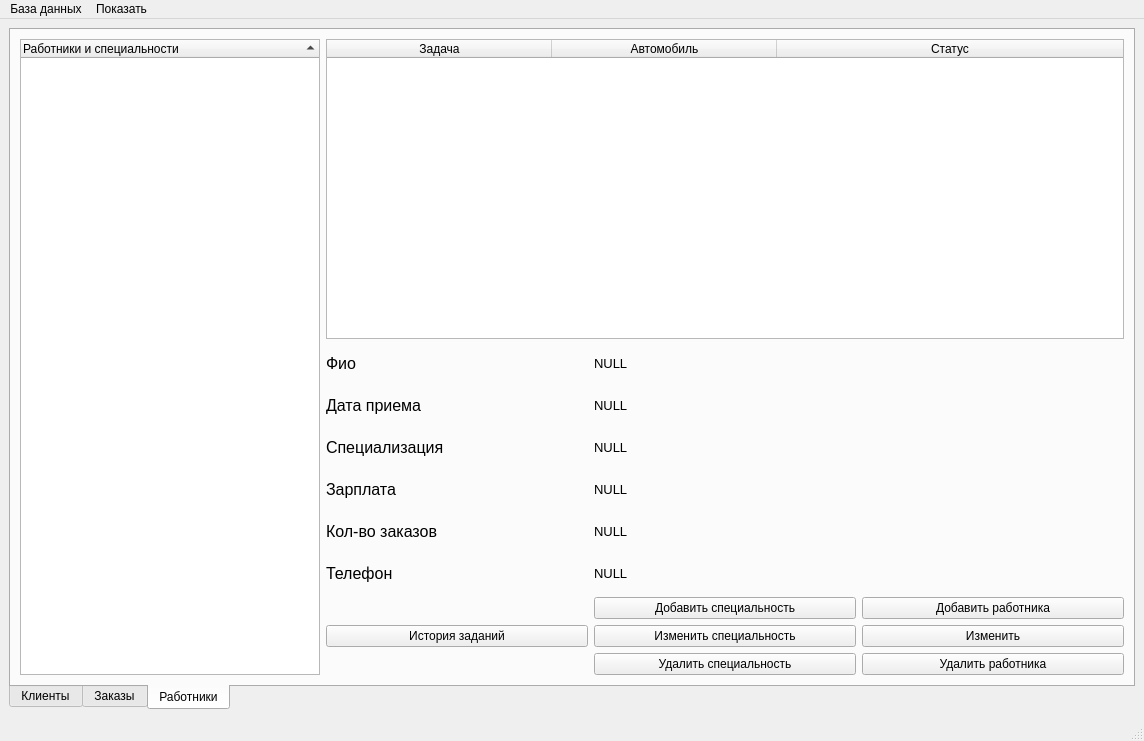
<?xml version="1.0" encoding="UTF-8"?>
<ui version="4.0">
 <class>MainWindow</class>
 <widget class="QMainWindow" name="MainWindow">
  <property name="geometry">
   <rect>
    <x>0</x>
    <y>0</y>
    <width>1144</width>
    <height>741</height>
   </rect>
  </property>
  <property name="windowTitle">
   <string>Izbushka</string>
  </property>
  <property name="tabShape">
   <enum>QTabWidget::Rounded</enum>
  </property>
  <widget class="QWidget" name="centralwidget">
   <layout class="QGridLayout" name="gridLayout_4">
    <item row="0" column="0">
     <widget class="QTabWidget" name="tabWidget">
      <property name="layoutDirection">
       <enum>Qt::LeftToRight</enum>
      </property>
      <property name="tabPosition">
       <enum>QTabWidget::South</enum>
      </property>
      <property name="tabShape">
       <enum>QTabWidget::Rounded</enum>
      </property>
      <property name="currentIndex">
       <number>2</number>
      </property>
      <property name="elideMode">
       <enum>Qt::ElideNone</enum>
      </property>
      <widget class="QWidget" name="tab_2">
       <attribute name="title">
        <string>Клиенты</string>
       </attribute>
       <layout class="QGridLayout" name="gridLayout_3">
        <item row="0" column="0" rowspan="5">
         <widget class="QTreeWidget" name="clientTree">
          <property name="autoFillBackground">
           <bool>true</bool>
          </property>
          <property name="styleSheet">
           <string notr="true"/>
          </property>
          <column>
           <property name="text">
            <string notr="true">Клиенты</string>
           </property>
          </column>
         </widget>
        </item>
        <item row="0" column="1" colspan="3">
         <widget class="QTableWidget" name="clientTable">
          <property name="minimumSize">
           <size>
            <width>600</width>
            <height>250</height>
           </size>
          </property>
          <property name="maximumSize">
           <size>
            <width>16777215</width>
            <height>16777215</height>
           </size>
          </property>
          <property name="sizeAdjustPolicy">
           <enum>QAbstractScrollArea::AdjustToContentsOnFirstShow</enum>
          </property>
          <property name="editTriggers">
           <set>QAbstractItemView::NoEditTriggers</set>
          </property>
          <property name="selectionBehavior">
           <enum>QAbstractItemView::SelectRows</enum>
          </property>
          <property name="gridStyle">
           <enum>Qt::SolidLine</enum>
          </property>
          <property name="sortingEnabled">
           <bool>true</bool>
          </property>
          <attribute name="horizontalHeaderCascadingSectionResizes">
           <bool>false</bool>
          </attribute>
          <attribute name="horizontalHeaderDefaultSectionSize">
           <number>175</number>
          </attribute>
          <attribute name="horizontalHeaderShowSortIndicator" stdset="0">
           <bool>true</bool>
          </attribute>
          <attribute name="horizontalHeaderStretchLastSection">
           <bool>true</bool>
          </attribute>
          <attribute name="verticalHeaderShowSortIndicator" stdset="0">
           <bool>false</bool>
          </attribute>
          <attribute name="verticalHeaderStretchLastSection">
           <bool>false</bool>
          </attribute>
          <column>
           <property name="text">
            <string>Марка</string>
           </property>
          </column>
          <column>
           <property name="text">
            <string>Модель</string>
           </property>
          </column>
          <column>
           <property name="text">
            <string>Гос номер</string>
           </property>
          </column>
         </widget>
        </item>
        <item row="1" column="1">
         <layout class="QVBoxLayout" name="verticalLayout_6">
          <item>
           <widget class="QLabel" name="label_7">
            <property name="font">
             <font>
              <pointsize>10</pointsize>
              <weight>50</weight>
              <italic>false</italic>
              <bold>false</bold>
              <underline>false</underline>
             </font>
            </property>
            <property name="text">
             <string>Фио</string>
            </property>
            <property name="textFormat">
             <enum>Qt::AutoText</enum>
            </property>
           </widget>
          </item>
          <item>
           <widget class="QLabel" name="label_12">
            <property name="font">
             <font>
              <pointsize>10</pointsize>
             </font>
            </property>
            <property name="text">
             <string>Телефон</string>
            </property>
           </widget>
          </item>
          <item>
           <widget class="QLabel" name="label_8">
            <property name="font">
             <font>
              <pointsize>10</pointsize>
              <kerning>true</kerning>
             </font>
            </property>
            <property name="text">
             <string>Кол-во заказов за все время</string>
            </property>
            <property name="scaledContents">
             <bool>false</bool>
            </property>
            <property name="wordWrap">
             <bool>false</bool>
            </property>
           </widget>
          </item>
         </layout>
        </item>
        <item row="1" column="2" colspan="2">
         <layout class="QVBoxLayout" name="verticalLayout_7">
          <item>
           <widget class="QLabel" name="fioCli">
            <property name="font">
             <font>
              <pointsize>10</pointsize>
             </font>
            </property>
            <property name="text">
             <string>NULL</string>
            </property>
           </widget>
          </item>
          <item>
           <widget class="QLabel" name="phoneCli">
            <property name="font">
             <font>
              <pointsize>10</pointsize>
             </font>
            </property>
            <property name="text">
             <string>NULL</string>
            </property>
           </widget>
          </item>
          <item>
           <widget class="QLabel" name="ordersCli">
            <property name="font">
             <font>
              <pointsize>10</pointsize>
             </font>
            </property>
            <property name="text">
             <string>NULL</string>
            </property>
           </widget>
          </item>
         </layout>
        </item>
        <item row="2" column="3">
         <widget class="QPushButton" name="addCust">
          <property name="text">
           <string>Добавить клиента</string>
          </property>
         </widget>
        </item>
        <item row="3" column="3">
         <widget class="QPushButton" name="changeCust">
          <property name="text">
           <string>Изменить клиента</string>
          </property>
         </widget>
        </item>
        <item row="4" column="3">
         <widget class="QPushButton" name="delCust">
          <property name="text">
           <string>Удалить клиента</string>
          </property>
         </widget>
        </item>
        <item row="2" column="1">
         <widget class="QPushButton" name="addZakaz">
          <property name="text">
           <string>Добавить заказ</string>
          </property>
         </widget>
        </item>
       </layout>
      </widget>
      <widget class="QWidget" name="tab">
       <attribute name="title">
        <string>Заказы</string>
       </attribute>
       <layout class="QGridLayout" name="gridLayout">
        <item row="0" column="0">
         <widget class="QTreeWidget" name="uslugiTree">
          <property name="maximumSize">
           <size>
            <width>300</width>
            <height>16777215</height>
           </size>
          </property>
          <property name="autoFillBackground">
           <bool>true</bool>
          </property>
          <property name="styleSheet">
           <string notr="true"/>
          </property>
          <property name="sortingEnabled">
           <bool>true</bool>
          </property>
          <column>
           <property name="text">
            <string notr="true">Услуги</string>
           </property>
          </column>
         </widget>
        </item>
        <item row="2" column="1">
         <widget class="QPushButton" name="getZakazInfo">
          <property name="text">
           <string>Детали задания</string>
          </property>
         </widget>
        </item>
        <item row="3" column="2">
         <widget class="QPushButton" name="delUsluga">
          <property name="text">
           <string>Удалить услугу</string>
          </property>
         </widget>
        </item>
        <item row="1" column="1">
         <widget class="QPushButton" name="addTimetable">
          <property name="text">
           <string>Добавить задание</string>
          </property>
         </widget>
        </item>
        <item row="0" column="1" colspan="2">
         <widget class="QTreeWidget" name="specTable">
          <property name="minimumSize">
           <size>
            <width>0</width>
            <height>0</height>
           </size>
          </property>
          <column>
           <property name="text">
            <string notr="true">Дата</string>
           </property>
          </column>
          <column>
           <property name="text">
            <string>Время</string>
           </property>
          </column>
          <column>
           <property name="text">
            <string>Номер авто</string>
           </property>
          </column>
          <column>
           <property name="text">
            <string>Марка и модель</string>
           </property>
          </column>
          <column>
           <property name="text">
            <string>Работник</string>
           </property>
          </column>
          <column>
           <property name="text">
            <string>Код расписания</string>
           </property>
          </column>
         </widget>
        </item>
        <item row="1" column="2">
         <widget class="QPushButton" name="addUsluga">
          <property name="text">
           <string>Добавить услугу</string>
          </property>
         </widget>
        </item>
        <item row="2" column="2">
         <widget class="QPushButton" name="changeUsluga">
          <property name="text">
           <string>Изменить </string>
          </property>
         </widget>
        </item>
        <item row="3" column="1">
         <widget class="QPushButton" name="delTimetable">
          <property name="text">
           <string>Удалить задание</string>
          </property>
         </widget>
        </item>
       </layout>
      </widget>
      <widget class="QWidget" name="tab_3">
       <attribute name="title">
        <string>Работники</string>
       </attribute>
       <layout class="QGridLayout" name="gridLayout_2">
        <item row="0" column="0" rowspan="5">
         <widget class="QTreeWidget" name="emplTree">
          <property name="maximumSize">
           <size>
            <width>300</width>
            <height>16777215</height>
           </size>
          </property>
          <property name="sortingEnabled">
           <bool>true</bool>
          </property>
          <property name="allColumnsShowFocus">
           <bool>true</bool>
          </property>
          <attribute name="headerHighlightSections">
           <bool>true</bool>
          </attribute>
          <attribute name="headerShowSortIndicator" stdset="0">
           <bool>true</bool>
          </attribute>
          <column>
           <property name="text">
            <string notr="true">Работники и специальности</string>
           </property>
          </column>
         </widget>
        </item>
        <item row="0" column="1" colspan="3">
         <widget class="QTableWidget" name="tasksTable">
          <property name="maximumSize">
           <size>
            <width>16777215</width>
            <height>300</height>
           </size>
          </property>
          <property name="editTriggers">
           <set>QAbstractItemView::NoEditTriggers</set>
          </property>
          <property name="selectionBehavior">
           <enum>QAbstractItemView::SelectRows</enum>
          </property>
          <property name="sortingEnabled">
           <bool>true</bool>
          </property>
          <attribute name="horizontalHeaderCascadingSectionResizes">
           <bool>false</bool>
          </attribute>
          <attribute name="horizontalHeaderDefaultSectionSize">
           <number>225</number>
          </attribute>
          <attribute name="horizontalHeaderShowSortIndicator" stdset="0">
           <bool>true</bool>
          </attribute>
          <attribute name="horizontalHeaderStretchLastSection">
           <bool>true</bool>
          </attribute>
          <attribute name="verticalHeaderCascadingSectionResizes">
           <bool>false</bool>
          </attribute>
          <attribute name="verticalHeaderShowSortIndicator" stdset="0">
           <bool>false</bool>
          </attribute>
          <column>
           <property name="text">
            <string>Задача</string>
           </property>
          </column>
          <column>
           <property name="text">
            <string>Автомобиль</string>
           </property>
          </column>
          <column>
           <property name="text">
            <string>Статус</string>
           </property>
          </column>
         </widget>
        </item>
        <item row="1" column="1">
         <layout class="QVBoxLayout" name="verticalLayout_2">
          <item>
           <widget class="QLabel" name="label">
            <property name="font">
             <font>
              <pointsize>12</pointsize>
              <weight>50</weight>
              <italic>false</italic>
              <bold>false</bold>
              <underline>false</underline>
             </font>
            </property>
            <property name="text">
             <string>Фио</string>
            </property>
            <property name="textFormat">
             <enum>Qt::AutoText</enum>
            </property>
           </widget>
          </item>
          <item>
           <widget class="QLabel" name="label_3">
            <property name="font">
             <font>
              <pointsize>12</pointsize>
              <weight>50</weight>
              <italic>false</italic>
              <bold>false</bold>
              <underline>false</underline>
             </font>
            </property>
            <property name="text">
             <string>Дата приема</string>
            </property>
            <property name="textFormat">
             <enum>Qt::AutoText</enum>
            </property>
           </widget>
          </item>
          <item>
           <widget class="QLabel" name="label_4">
            <property name="font">
             <font>
              <pointsize>12</pointsize>
             </font>
            </property>
            <property name="text">
             <string>Специализация</string>
            </property>
           </widget>
          </item>
          <item>
           <widget class="QLabel" name="label_5">
            <property name="font">
             <font>
              <pointsize>12</pointsize>
             </font>
            </property>
            <property name="text">
             <string>Зарплата</string>
            </property>
           </widget>
          </item>
          <item>
           <widget class="QLabel" name="label_6">
            <property name="font">
             <font>
              <pointsize>12</pointsize>
             </font>
            </property>
            <property name="text">
             <string>Кол-во заказов</string>
            </property>
           </widget>
          </item>
          <item>
           <widget class="QLabel" name="label_2">
            <property name="font">
             <font>
              <pointsize>12</pointsize>
             </font>
            </property>
            <property name="text">
             <string>Телефон</string>
            </property>
           </widget>
          </item>
         </layout>
        </item>
        <item row="1" column="2" colspan="2">
         <layout class="QVBoxLayout" name="verticalLayout_3">
          <item>
           <widget class="QLabel" name="fioLab">
            <property name="font">
             <font>
              <pointsize>10</pointsize>
             </font>
            </property>
            <property name="text">
             <string>NULL</string>
            </property>
           </widget>
          </item>
          <item>
           <widget class="QLabel" name="dateLab">
            <property name="font">
             <font>
              <pointsize>10</pointsize>
             </font>
            </property>
            <property name="text">
             <string>NULL</string>
            </property>
           </widget>
          </item>
          <item>
           <widget class="QLabel" name="specLab">
            <property name="font">
             <font>
              <pointsize>10</pointsize>
             </font>
            </property>
            <property name="text">
             <string>NULL</string>
            </property>
           </widget>
          </item>
          <item>
           <widget class="QLabel" name="rateLab">
            <property name="font">
             <font>
              <pointsize>10</pointsize>
             </font>
            </property>
            <property name="text">
             <string>NULL</string>
            </property>
           </widget>
          </item>
          <item>
           <widget class="QLabel" name="ordersLab">
            <property name="font">
             <font>
              <pointsize>10</pointsize>
             </font>
            </property>
            <property name="text">
             <string>NULL</string>
            </property>
           </widget>
          </item>
          <item>
           <widget class="QLabel" name="phoneLab">
            <property name="font">
             <font>
              <pointsize>10</pointsize>
             </font>
            </property>
            <property name="text">
             <string>NULL</string>
            </property>
           </widget>
          </item>
         </layout>
        </item>
        <item row="2" column="2">
         <widget class="QPushButton" name="addSpec">
          <property name="text">
           <string>Добавить специальность</string>
          </property>
         </widget>
        </item>
        <item row="2" column="3">
         <widget class="QPushButton" name="addEmpl">
          <property name="text">
           <string>Добавить работника</string>
          </property>
         </widget>
        </item>
        <item row="3" column="2">
         <widget class="QPushButton" name="changeSpec">
          <property name="text">
           <string>Изменить специальность</string>
          </property>
         </widget>
        </item>
        <item row="3" column="3">
         <widget class="QPushButton" name="changeEmpl">
          <property name="text">
           <string>Изменить</string>
          </property>
         </widget>
        </item>
        <item row="4" column="2">
         <widget class="QPushButton" name="delSpec">
          <property name="text">
           <string>Удалить специальность</string>
          </property>
         </widget>
        </item>
        <item row="4" column="3">
         <widget class="QPushButton" name="delEmpl">
          <property name="text">
           <string>Удалить работника</string>
          </property>
         </widget>
        </item>
        <item row="3" column="1">
         <widget class="QPushButton" name="taskHistory">
          <property name="text">
           <string>История заданий</string>
          </property>
         </widget>
        </item>
       </layout>
      </widget>
     </widget>
    </item>
   </layout>
  </widget>
  <widget class="QMenuBar" name="menubar">
   <property name="geometry">
    <rect>
     <x>0</x>
     <y>0</y>
     <width>1144</width>
     <height>26</height>
    </rect>
   </property>
   <widget class="QMenu" name="menu">
    <property name="title">
     <string>База данных</string>
    </property>
    <addaction name="make_con"/>
    <addaction name="discon"/>
   </widget>
   <widget class="QMenu" name="menu_2">
    <property name="title">
     <string>Показать</string>
    </property>
    <addaction name="carsInService"/>
    <addaction name="showSklad"/>
    <addaction name="showUslugi"/>
   </widget>
   <addaction name="menu"/>
   <addaction name="menu_2"/>
  </widget>
  <widget class="QStatusBar" name="statusbar"/>
  <action name="make_con">
   <property name="text">
    <string>Подключиться</string>
   </property>
  </action>
  <action name="discon">
   <property name="text">
    <string>Отключиться</string>
   </property>
  </action>
  <action name="customer">
   <property name="text">
    <string>Клиенты</string>
   </property>
  </action>
  <action name="car">
   <property name="text">
    <string>Автомобили</string>
   </property>
  </action>
  <action name="spec">
   <property name="text">
    <string>Специализации</string>
   </property>
  </action>
  <action name="services">
   <property name="text">
    <string>Услуги</string>
   </property>
  </action>
  <action name="add_emp">
   <property name="text">
    <string>Сотрудника</string>
   </property>
  </action>
  <action name="add_client">
   <property name="text">
    <string>Клиента</string>
   </property>
  </action>
  <action name="add_spec">
   <property name="text">
    <string>Специальность</string>
   </property>
  </action>
  <action name="without_spec">
   <property name="text">
    <string>Показать без специализации</string>
   </property>
  </action>
  <action name="with_spec">
   <property name="text">
    <string>Показать со специализациями</string>
   </property>
  </action>
  <action name="all_emp">
   <property name="text">
    <string>Показать всех</string>
   </property>
  </action>
  <action name="employees">
   <property name="text">
    <string>Сотрудники</string>
   </property>
  </action>
  <action name="add_auto">
   <property name="text">
    <string>Автомобиль</string>
   </property>
  </action>
  <action name="carsInService">
   <property name="text">
    <string>Автомобили в сервисе</string>
   </property>
  </action>
  <action name="busyEmpl">
   <property name="text">
    <string>Занятых сотрудников</string>
   </property>
  </action>
  <action name="showSklad">
   <property name="text">
    <string>Запчасти на складе</string>
   </property>
  </action>
  <action name="showUslugi">
   <property name="text">
    <string>Оказываемые услуги</string>
   </property>
  </action>
 </widget>
 <resources/>
 <connections/>
</ui>
